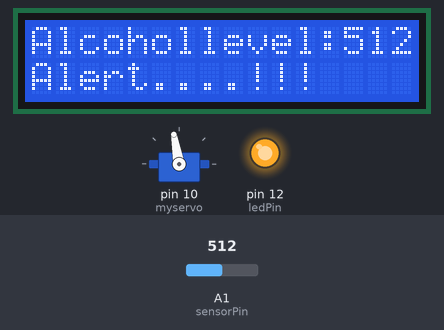
Bench run of a sketch on a simulated Arduino Uno, built with avr-gcc and run on an emulated ATmega328P. Shown: 16×2 character LCD, servo, output pins drawn as LEDs (lit = HIGH). The test bench sets the inputs (shaded band); at power-on: A1 (sensorPin) = 512. What the sketch prints to the serial monitor is not drawn.

Above: at 1.2 s.
1.3 s: A1 (sensorPin) set to 483
At 2.8 s:
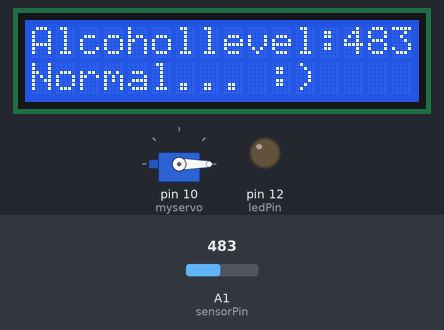
4.3 s: A1 (sensorPin) set to 510
At 5.9 s:
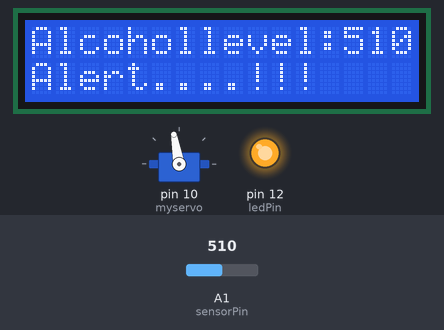
7.3 s: A1 (sensorPin) set to 490
At 8.9 s:
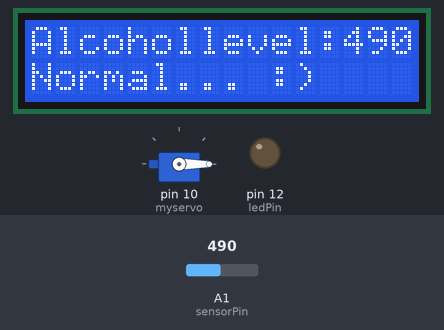
Timing chart, 0 to 10.4 s (numbered marks = the images above; inputs shaded):
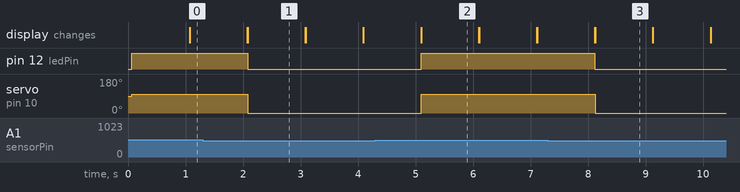

The sketch:

alc_detection.ino
```cpp
#include <Servo.h>


#include <LiquidCrystal.h>


LiquidCrystal lcd(2, 3, 4, 5, 6, 7);

int ledPin = 12;

int sensorPin = A1;


Servo myservo;


int pos = 0;


int value;


void setup()

{


Serial.begin(9600);

lcd.begin(16,2);


pinMode(ledPin,OUTPUT);


 myservo.attach(10);

}


void loop()

{


int Value = analogRead(sensorPin);

value = analogRead(A1);


lcd.print("Alcohollevel:");

lcd.println(value);

Serial.println(value);


if (Value > 500)

{

    digitalWrite(ledPin,HIGH);


     lcd.setCursor(0, 2);

     lcd.print("Alert....!!!");

    Serial.print ("Alert");


      myservo.write(100);


  }

  else {

    digitalWrite(ledPin,LOW);


      lcd.setCursor(0, 2);

      lcd.print("Normal... :)");

    Serial.print("Normal");


     myservo.write(0);

  }


delay(1000);

lcd.clear();


}
```

Measured:
- the behaviour switches between 501 and 500 on A1 (sensorPin) (found by bisection; images 0 and 1)
- after the input at 1.3 s, pin 12 (ledPin): HIGH → LOW after 0.78 s; servo on pin 10 (myservo): 100° → 0° after 0.78 s; the display: first differs from a run without the input after 0.78 s (image 1)
- after the input at 4.3 s, pin 12 (ledPin): LOW → HIGH after 0.80 s; servo on pin 10 (myservo): 0° → 100° after 0.80 s; the display: first differs from a run without the input after 0.80 s (image 2)
- after the input at 7.3 s, pin 12 (ledPin): HIGH → LOW after 0.82 s; servo on pin 10 (myservo): 100° → 0° after 0.82 s; the display: first differs from a run without the input after 0.82 s (image 3)
- what the display in image 1 shows lasts 1.0 s, from 2.1 s to 3.1 s
